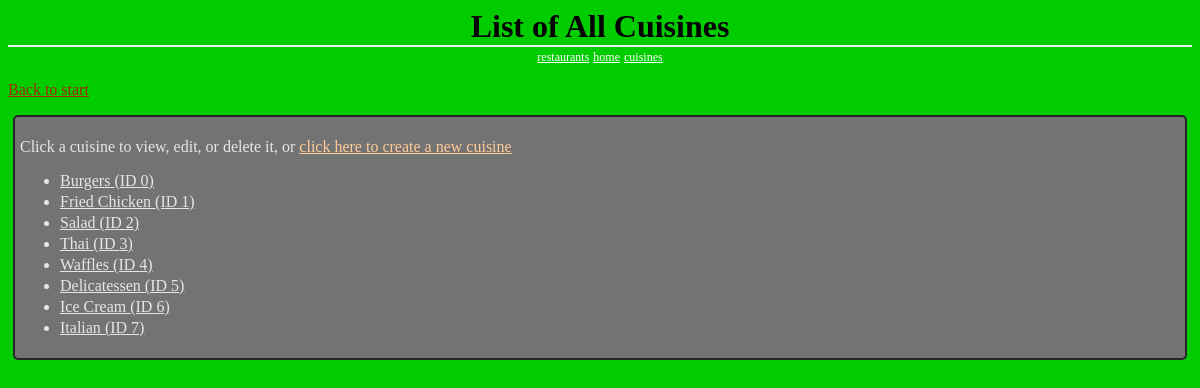
The page /cuisines/ on the database as committed earlier.
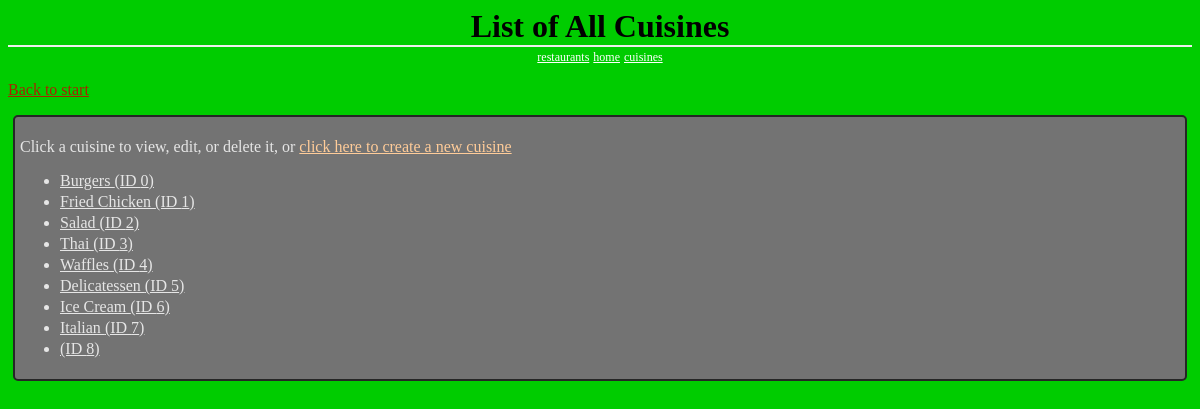
The same page on the database as committed later.
### database_setup.py (models this page shows, shortened)
class Cuisine(Base):
	__tablename__ = 'cuisine'
	id = Column(Integer, primary_key=True)
	name = Column(String(80), nullable=False, unique=True)

### project.py (the view)
@app.route('/cuisines/')
def cuisines():
        cuisines = RestaurantManager.getCuisines()
        return render_template("Cuisines.html",
                               cuisines=cuisines)

### RestaurantManager.py (called while the page is built)
def getRestaurantDBSession():
    engine = create_engine('sqlite:///restaurants.db')
    Base.metadata.bind = engine
    DBSession = sessionmaker(bind=engine)
    session = DBSession()
    return session

def getCuisines(onlyPopular=False):
    session = getRestaurantDBSession()
    if onlyPopular:
        numPerCuisine = session.query(Restaurant.foodType,
                        func.count(Restaurant.foodType).label('No')).\
                        group_by(Restaurant.foodType).all()
        cuisines = []
        for cuisine in numPerCuisine:
            if cuisine.No > 3:
                cuisines.append(cuisine)
    else:
        cuisines  = session.query(Cuisine).order_by(Cuisine.id).all()
    session.close()
    return cuisines

### templates/Cuisines.html (shortened to what this page needs)
<html>
<head>
	<link rel=stylesheet type=text/css href="{{url_for('static',
											           filename='Cuisines.css')}}">
</head>
<body>
	<h1 class='header'>
		List of All Cuisines
	</h1>
	<div class='homeLinks'>
		<a href="{{url_for('restaurants')}}">restaurants</a>
		<a href="{{url_for('restaurantManagerIndex')}}">home</a>
		<a href="{{url_for('cuisines')}}">cuisines</a>
	</div>
	<p>
		<a class='backLink' href="{{url_for('restaurantManagerIndex')}}">
			Back to start
		</a>
	</p>
	<div class='list'>
	<p>
		Click a cuisine to view, edit, or delete it, or
		<a class='actionLink' href="{{url_for('addCuisine')}}">
			click here to create a new cuisine
		</a>
	</p>
	<ul>
	{% for c in cuisines %}
	{% if c.id != -1: %}
		<li>
			<a class='forwardLink' href="{{url_for('cuisine',
							 	cuisine_id=c.id)}}">
				{{c.name}} (ID {{c.id}})
			</a>
		</li>
	{% endif %}
	{% endfor %}
	</ul>
	</div>
</body>
</html>

Rows that differ between the two databases and show on the page:
added Cuisine: id "8"
